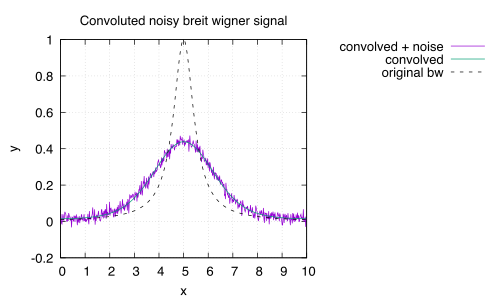

Source code (gnuplot):
set terminal pdfcairo enhanced font "Helvetica,14"
set output "convolved.pdf"

set title "Convoluted noisy breit wigner signal"
set xlabel "x"
set ylabel "y"
set grid
set key outside

plot \
    "convolved.dat" using 1:4 with lines title "convolved + noise", \
    "convolved.dat" using 1:3 with lines title "convolved", \
    "convolved.dat" using 1:2 with lines dashtype 2 lc rgb "black" title "original bw"
